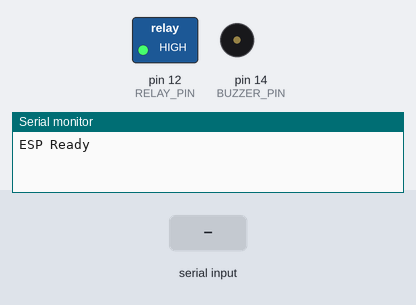
The sketch below on a simulated Arduino Uno, built with avr-gcc and run on an emulated ATmega328P. Shown: switched loads named in the sketch (green lamp = pin HIGH), buzzer (waves = sounding, pin HIGH), the last lines printed to the serial monitor. The test bench sets the inputs (shaded band).

Above: at 1.2 s.
1.3 s: "ALARM\n" received over Serial
At 1.4 s:
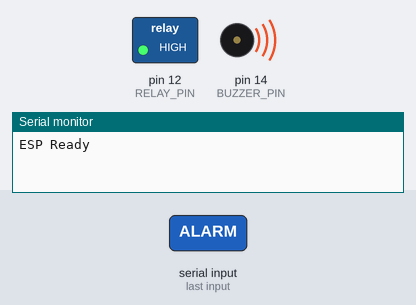
4.3 s: "UNLOCK\n" received over Serial
At 4.9 s:
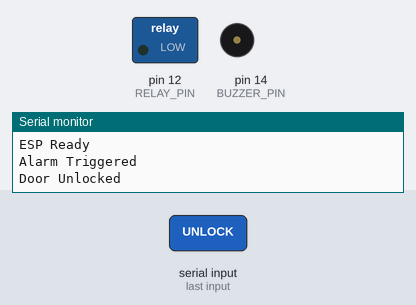
5.8 s: "ALARM\n" received over Serial
At 5.9 s:
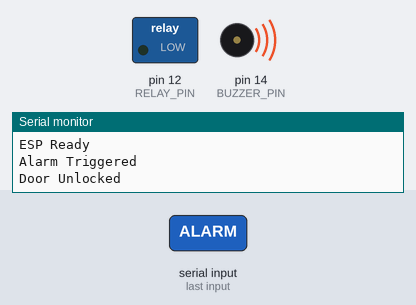
Timing chart, 0 to 8.8 s (numbered marks = the images above; inputs shaded):
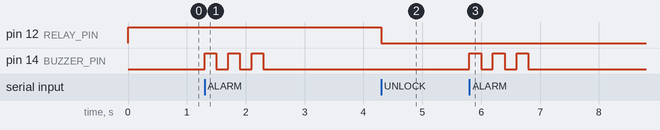

Measured:
- after the input at 1.3 s, pin 14 (BUZZER_PIN): alternates HIGH for 0.20 s and LOW for 0.20 s, 6 changes in all, then stays LOW, starting at once
- after the input at 4.3 s, pin 12 (RELAY_PIN): HIGH → LOW at once
- after the input at 5.8 s, pin 14 (BUZZER_PIN): alternates HIGH for 0.20 s and LOW for 0.20 s, 6 changes in all, then stays LOW, starting at once

The sketch:

Arduino_code.ino
```cpp
#include <Arduino.h>

#define RELAY_PIN 12
#define BUZZER_PIN 14

void setup() {
  Serial.begin(115200);

  pinMode(RELAY_PIN, OUTPUT);
  digitalWrite(RELAY_PIN, HIGH);  // relay OFF (locked)

  pinMode(BUZZER_PIN, OUTPUT);
  digitalWrite(BUZZER_PIN, LOW);

  Serial.println("ESP Ready");
}

void unlockDoor() {
  digitalWrite(RELAY_PIN, LOW); // active low relay
  Serial.println("Door Unlocked");
}

void lockDoor() {
  digitalWrite(RELAY_PIN, HIGH);
  Serial.println("Door Locked");
}

void alarmTrigger() {
  for (int i = 0; i < 3; i++) {
    digitalWrite(BUZZER_PIN, HIGH);
    delay(200);
    digitalWrite(BUZZER_PIN, LOW);
    delay(200);
  }
  Serial.println("Alarm Triggered");
}

void loop() {
  if (Serial.available()) {
    String cmd = Serial.readStringUntil('\n');
    cmd.trim();

    if (cmd == "UNLOCK") {
      unlockDoor();
    }
    else if (cmd == "LOCK") {
      lockDoor();
    }
    else if (cmd == "ALARM") {
      alarmTrigger();
    }
  }
}
```
